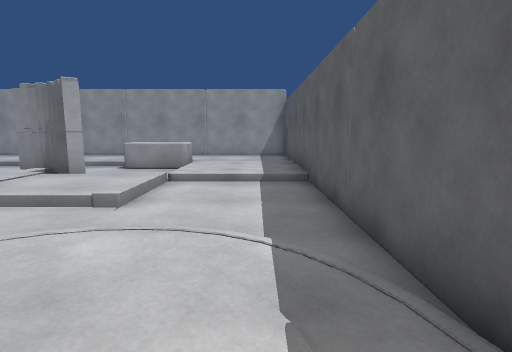
View 1 (above)

16 first-person views from a walk through a 3-D level made in the Unity game engine. The camera is 1.2 m above the floor, tilts 8° down and sees 80° across. The floor is counted in squares, 1 m on a side. Each view is taken from the middle of a square. On the plan, view 1 faces up. The plan holds only what a view shows up to about 13 squares ahead; the rest is blank.

View 2
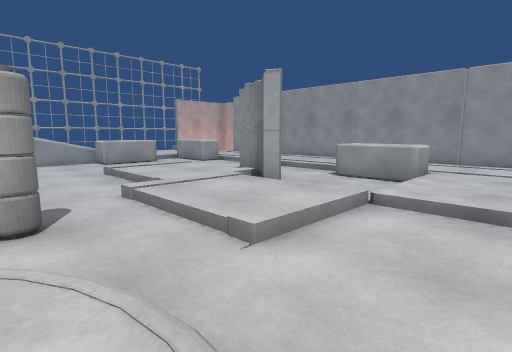

View 3
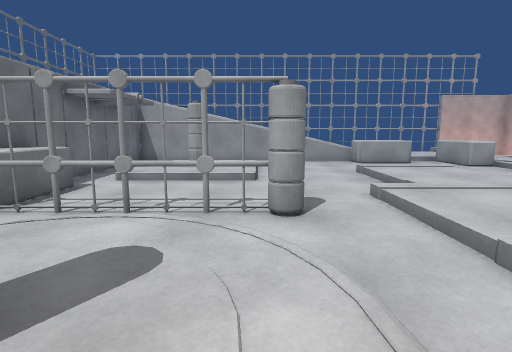

View 4
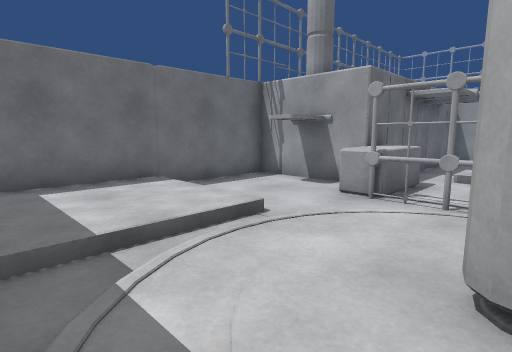

View 5
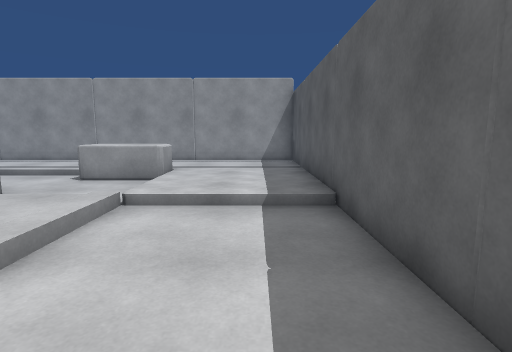

View 6
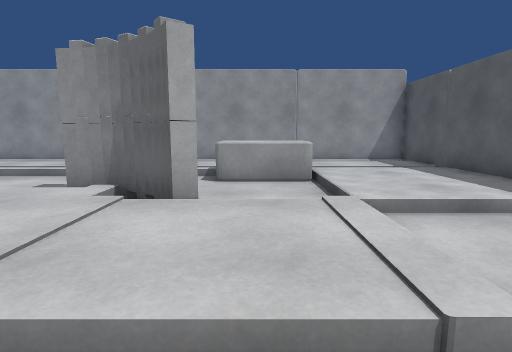

View 7
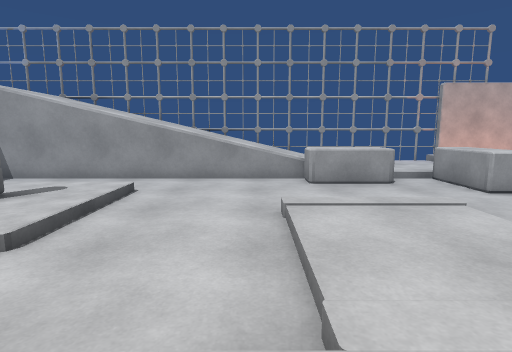

View 8
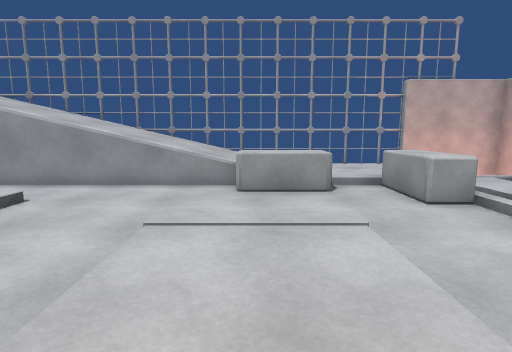

View 9
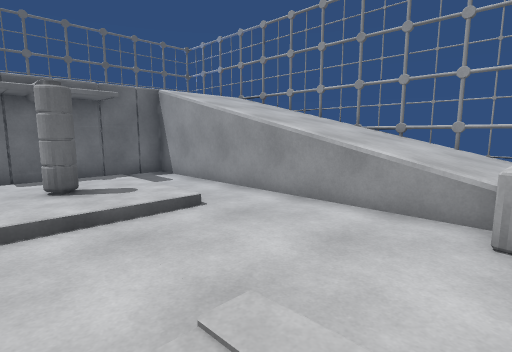

View 10
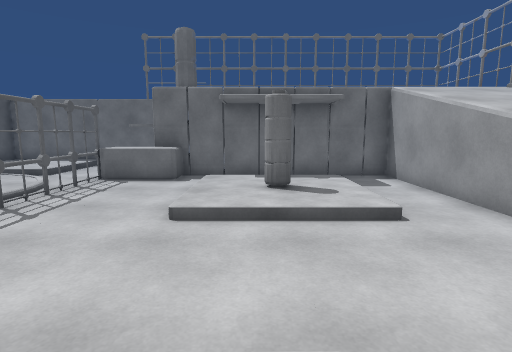

View 11
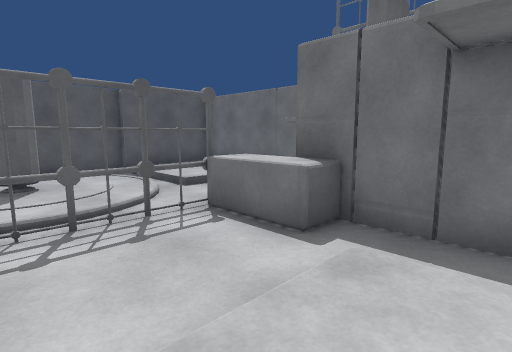

View 12
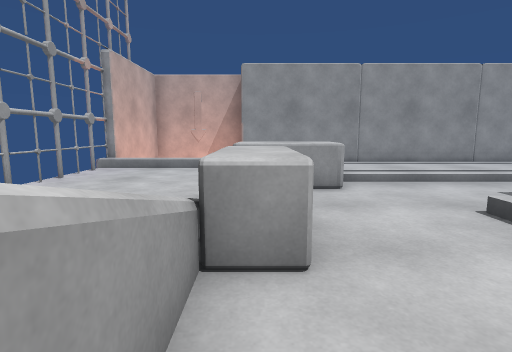

View 13
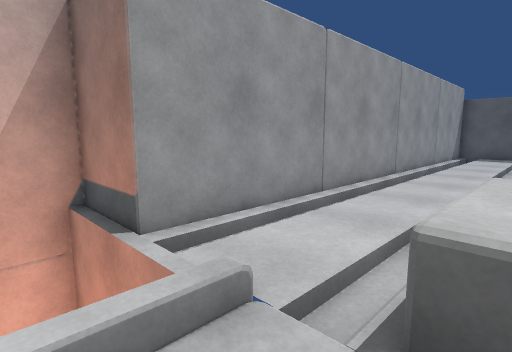

View 14
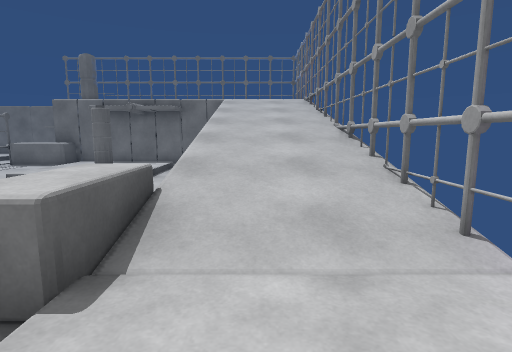

View 15
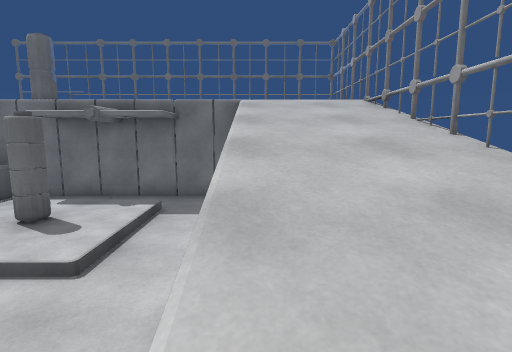

View 16
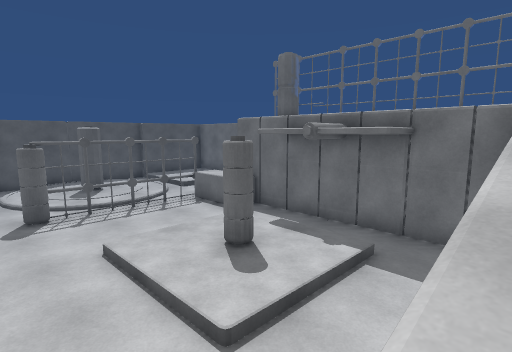

### Floor plan
Key: @ floor where view 1 was taken; # wall or solid block; x gap in a wall; . main floor; : floor 0.25 m higher than the main floor; + floor 0.5 m higher than the main floor; * floor 3 m higher than the main floor; / step, stairs or slope; = window, fence, low wall or low ledge; v drop or lower ground; P pillar; T thing the floor can be seen under or through; O other object.
Columns run from 18 left of view 1 to 2 right of it. Each row starts with its distance up from view 1.
 18 #####
 17 v vv#
 16 v  v#################
 15 #  v////////////////#
 14 #vvv::::::::::::::::#
 13  :::////////////////#
 12  :::OOO......OOO::::#
 11  :::............::::#
 10  :::O......##...::::#
  9  +++O...::::##..::::#
  8  ///O...::::::::....#
  7  ///....::::::::....#
  6  ///........::::....#
  5 #///................#
  4  ///.........P..//..#
  3  ///..////...x/   :/#
  2 #///..::::...=/    /#
  1  ///..:PP:...=: OO :#
  0  ///..::::...=/   @ #
 -1 #///..////...T/:  :/#
 -2  ***.../...OOT..//..#
 -3      OOOOOOO.../:::##
 -4            P.../:::#
 -5            P.../:::#
 -6       ###  O########

Positions as (right, up) in squares from view 1, and headings:
1: (0, 0), facing up
2: (0, 3), facing up-left
3: (0, 3), facing left
4: (1, 1), facing down-left
5: (0, 3), facing up
6: (-4, 4), facing up
7: (-5, 6), facing left
8: (-6, 8), facing left
9: (-9, 8), facing down-left
10: (-10, 8), facing down
11: (-10, 2), facing down-right
12: (-14, 5), facing up
13: (-16, 12), facing up-right
14: (-16, 12), facing down
15: (-15, 7), facing down
16: (-15, 5), facing down-right
